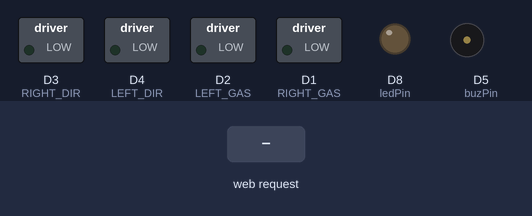
A sketch run on a simulated ESP8266 (NodeMCU). Shown: switched loads named in the sketch (green lamp = pin HIGH), output pins drawn as LEDs (lit = HIGH), buzzer (waves = sounding, pin HIGH). The inputs (shaded band) are chosen by the test bench. Storage starts empty; what the sketch prints to the serial monitor is not drawn.

Above: at 1.2 s.
1.3 s: HTTP request GET /command?State=F received
At 2.5 s:
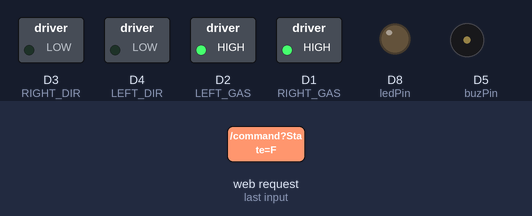
2.8 s: HTTP request GET /command?State=B received
At 3.9 s:
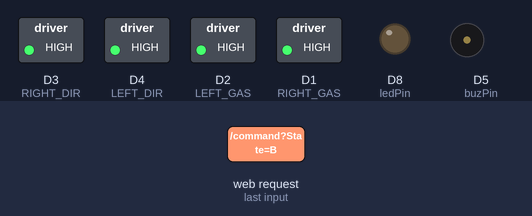
4.3 s: HTTP request GET /command?State=R received
At 5.0 s:
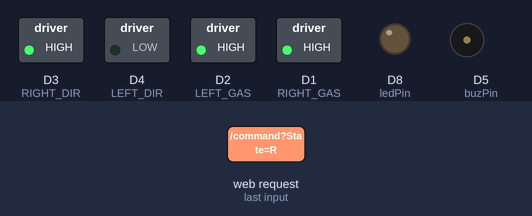
5.8 s: HTTP request GET /command?State=L received
At 6.2 s:
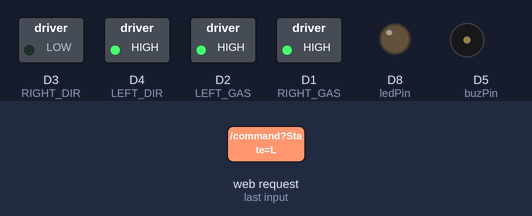
Timing chart, 0 to 8.3 s (numbered marks = the images above; inputs shaded):
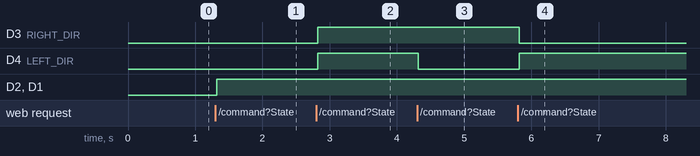

Measured:
- after the input at 1.3 s, D2 (LEFT_GAS), D1 (RIGHT_GAS): LOW → HIGH at once
- after the input at 2.8 s, D3 (RIGHT_DIR), D4 (LEFT_DIR): LOW → HIGH at once
- after the input at 4.3 s, D4 (LEFT_DIR): HIGH → LOW at once
- after the input at 5.8 s, D3 (RIGHT_DIR): HIGH → LOW at once; D4 (LEFT_DIR): LOW → HIGH at once

The sketch:

wifi-rc-car-dev.ino
```cpp
#include <ESP8266WiFi.h>
#include <ESPAsyncWebServer.h>
#include <LittleFS.h>
#include <WiFiUdp.h>
#include <ArduinoJson.h>

// connections & values for drive Motors
const int RIGHT_GAS = D1, LEFT_GAS = D2, RIGHT_DIR = D3, LEFT_DIR = D4;
const int OFF = 0, ON = 1, FORWARD = 0, BACKWARD = 1;

const int buzPin = D5;
const int ledPin = D8;

String command;
AsyncWebServer server(80);

// set AP variable
const char* ssid = "ESP8266 RC CAR";
const char* password = "zxcvbnmv";
const int channel = 6, max_connections = 2;
bool hidden = false;

const int udpPort = 1234;
WiFiUDP udp;
char incomingPacket[256];

void setup(){
  Serial.begin(74880);

  // set buzzer & led
  pinMode(buzPin, OUTPUT);
  pinMode(ledPin, OUTPUT);
  digitalWrite(buzPin, LOW);
  digitalWrite(ledPin, LOW);

  // Set all the motor control pins to outputs
  pinMode(RIGHT_GAS, OUTPUT);
  pinMode(LEFT_GAS, OUTPUT);
  pinMode(RIGHT_DIR, OUTPUT);
  pinMode(LEFT_DIR, OUTPUT);

  // Turn off motors - Initial state
  digitalWrite(RIGHT_DIR, LOW);
  digitalWrite(LEFT_DIR, LOW);
  digitalWrite(RIGHT_GAS, 0);
  digitalWrite(LEFT_GAS, 0);

  // Setup WiFi AP
  WiFi.mode(WIFI_AP);
  WiFi.softAP(ssid, password, channel, hidden, max_connections);
  Serial.println("AP IP address: "+ WiFi.softAPIP().toString());
  udp.begin(udpPort);

  // Mount LittleFS
  if (!LittleFS.begin()) {
    Serial.println("LittleFS mount failed");
    return;
  }

  // Configuring static pages from LittleFS
  server.serveStatic("/", LittleFS, "/").setDefaultFile("index.html");

  server.on("/command", HTTP_GET, [](AsyncWebServerRequest *request){
    if (request->hasParam("State")) {
      command = request->getParam("State")->value();

      if (command == "F") Forward();
      else if (command == "B") Backward();
      else if (command == "R") TurnRight();
      else if (command == "L") TurnLeft();
      else if (command == "S") Stop();
      else if (command == "V") BeepHorn();
      else if (command == "W") TurnLightOn();
      else if (command == "w") TurnLightOff();

      request->send(200, "text/plain", "OK");
    } else {
      request->send(400, "text/plain", "Missing parameter");
    }
  });

  server.begin();
}

void loop() {
  int packetSize = udp.parsePacket();
  if (packetSize) {
    int len = udp.read(incomingPacket, sizeof(incomingPacket) - 1);
    if (len > 0) {
      incomingPacket[len] = '\0'; // Null-Terminator
    }

    // Parsing JSON
    StaticJsonDocument<256> data;
    deserializeJson(data, incomingPacket);

    float roll = data["roll"];
    float pitch = data["pitch"];

    if (pitch > 30 && pitch < 100) Forward();
    else if (pitch < -30 && pitch > -100) Backward();
    else if (roll < -30 && roll > -80) TurnRight();
    else if (roll > 30 && roll < 80) TurnLeft();
    else Stop();
  }
}

void Throttle(int gas) {
  digitalWrite(RIGHT_GAS, gas);
  digitalWrite(LEFT_GAS, gas);
}

void Forward(){ digitalWrite(RIGHT_DIR, FORWARD); digitalWrite(LEFT_DIR, FORWARD); Throttle(ON); }
void Backward(){ digitalWrite(RIGHT_DIR, BACKWARD); digitalWrite(LEFT_DIR, BACKWARD); Throttle(ON); }
void TurnRight(){ digitalWrite(RIGHT_DIR, BACKWARD); digitalWrite(LEFT_DIR, FORWARD); Throttle(ON); }
void TurnLeft(){ digitalWrite(RIGHT_DIR, FORWARD); digitalWrite(LEFT_DIR, BACKWARD); Throttle(ON); }
void Stop(){ Throttle(OFF); }
void BeepHorn(){ digitalWrite(buzPin, HIGH); delay(150); digitalWrite(buzPin, LOW); }
void TurnLightOn(){ digitalWrite(ledPin, HIGH); }
void TurnLightOff(){ digitalWrite(ledPin, LOW); }
```
